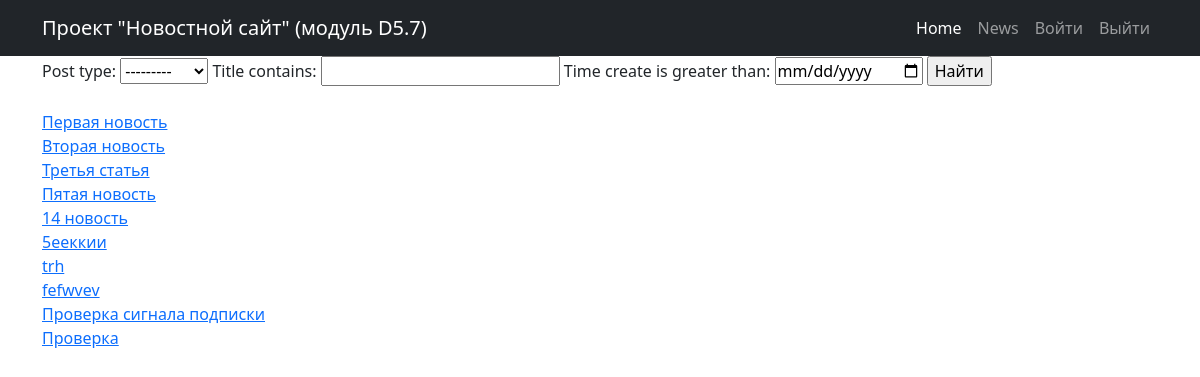
The app's page /news/search/ with its own data.
### news/models.py (models this page shows, shortened)
class Post(models.Model):
    POST_TYPE = [('AR', 'Статья'), ('NW', 'Новость')]
    author = models.ForeignKey(Author, on_delete = models.CASCADE)
    post_type = models.CharField(max_length = 2, choices = POST_TYPE, default = 'NW')
    time_create = models.DateTimeField(auto_now_add = True)
    title = models.CharField(max_length = 255)
    text = models.TextField()
    rating = models.IntegerField(default = 0)
    categories = models.ManyToManyField(Category, through='PostCategory')

### news/views.py (the view)
# urls.py: path('search/', Search.as_view(), name = 'search'),
class Search(FilterView):
    model = Post
    context_object_name = 'search'
    template_name = 'search.html'
    filterset_class = PostFilter

### news/templatetags/custom_filters.py (called while the page is built)
@register.filter(name='censor')
def censor(text):
    bad_words = ('Теперь', 'нового', 'вышло')
    for word in bad_words:
        if word in text:
            text = text.replace(word, '*****')
    return text

### templates/search.html (shortened to what this page needs)
{% extends 'default.html' %}
{% block content %}
{% load custom_filters %}
<form method='GET'>
    {{ filter.form }}
    <input type="submit" value="Найти">
</form>
    {% for onenews in filter.qs %}
        <br>
        <a href="{% url 'post_detail' onenews.id %}">{{onenews.title|censor}}</a>
    {% endfor %}
{% endblock content %}

### records on screen
Post: title|censor "Первая новость"
Post: title|censor "Вторая новость"
Post: title|censor "Третья статья"
Post: title|censor "Пятая новость"
Post: title|censor "14 новость"
Post: title|censor "5ееккии"
Post: title|censor "trh"
Post: title|censor "fefwvev"
Post: title|censor "Проверка сигнала подписки"
Post: title|censor "Проверка"
